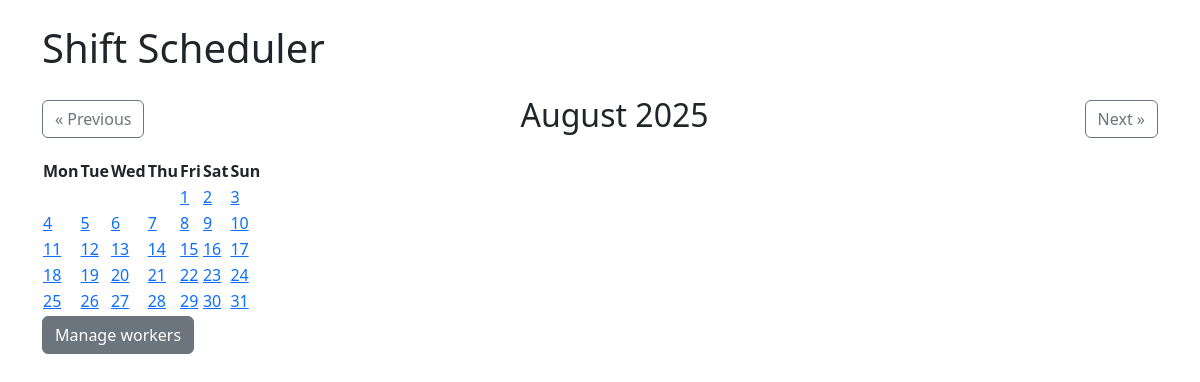
Before: / with the older database file.
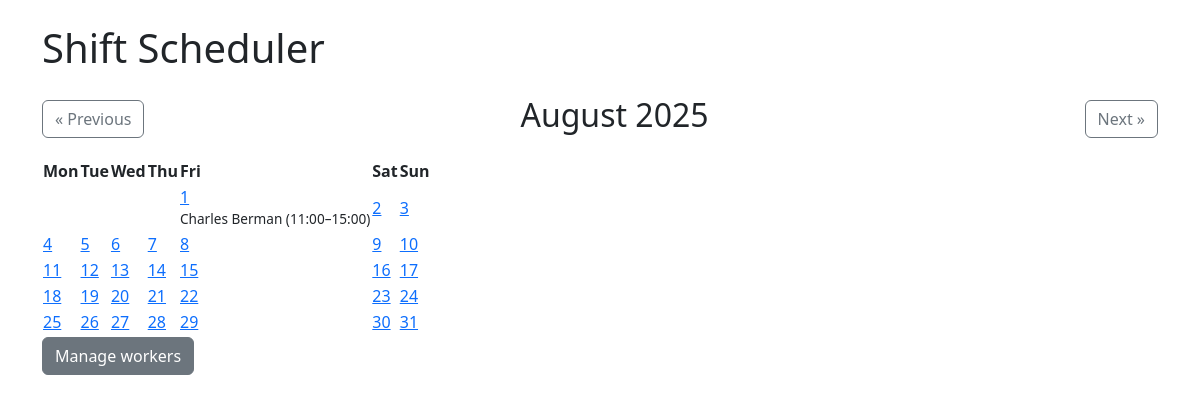
After: the same page with the newer database file.
### app.py (models this page shows)
class Shift(db.Model):
    id = db.Column(db.Integer, primary_key=True)
    date = db.Column(db.Date, nullable=False)
    start_time = db.Column(db.Time, nullable=False)
    end_time = db.Column(db.Time, nullable=False)
    worker_id = db.Column(db.Integer, db.ForeignKey('worker.id', ondelete="CASCADE"), nullable=False)

class Worker(db.Model):
    id = db.Column(db.Integer, primary_key=True)
    name = db.Column(db.String(50), nullable=False)
    shifts = db.relationship('Shift', backref='worker', cascade="all, delete-orphan", passive_deletes=True)

### app.py (the view)
@app.route('/')
def calendar_view():
    year = request.args.get('year', type=int, default=datetime.now().year)
    month = request.args.get('month', type=int, default=datetime.now().month)
    if month < 1:
        month = 12
        year -= 1
    elif month > 12:
        month = 1
        year += 1
    num_days = calendar.monthrange(year, month)[1]
    first_day = date(year, month, 1)
    start_weekday = first_day.weekday()  # Monday=0
    weeks = []
    day_counter = 1
    for _ in range(6):  # max 6 weeks in a month
        week = []
        for i in range(7):
            if len(weeks) == 0 and i < start_weekday:
                week.append(None)
            elif day_counter > num_days:
                week.append(None)
            else:
                week.append(date(year, month, day_counter))
                day_counter += 1
        weeks.append(week)
    shifts = Shift.query.filter(
        extract('year', Shift.date) == year,
        extract('month', Shift.date) == month
    ).all()
    shifts_by_day = {}
    for shift in shifts:
        day = shift.date.day
        if day not in shifts_by_day:
            shifts_by_day[day] = []
        shifts_by_day[day].append(shift)
    return render_template('calendar.html',
                           weeks=weeks,
                           month=month,
                           year=year,
                           shifts_by_day=shifts_by_day,
                           calendar=calendar)

### app.py (called while the page is built)
@event.listens_for(Engine, "connect")
def set_sqlite_pragma(dbapi_connection, connection_record):
    if isinstance(dbapi_connection, sqlite3.Connection):
        cursor = dbapi_connection.cursor()
        cursor.execute("PRAGMA foreign_keys=ON;")
        cursor.close()

### templates/calendar.html
{% extends "base.html" %}
{% block content %}
    <div class="d-flex justify-content-between align-items-center mb-3">
        <a href="{{ url_for('calendar_view', month=month-1, year=year) }}" class="btn btn-outline-secondary">« Previous</a>
        <h2>{{ calendar.month_name[month] }} {{ year }}</h2>
        <a href="{{ url_for('calendar_view', month=month+1, year=year) }}" class="btn btn-outline-secondary">Next »</a>
    </div>
    <table>
        <tr>
            <th>Mon</th>
            <th>Tue</th>
            <th>Wed</th>
            <th>Thu</th>
            <th>Fri</th>
            <th>Sat</th>
            <th>Sun</th>
        </tr>
        {% for week in weeks %}
            <tr>
            {% for date_obj in week %}
                <td>
                {% if date_obj %}
                    <a href="{{ url_for('add_shift_with_date', date=date_obj.strftime('%Y-%m-%d')) }}">
                    {{ date_obj.day }}
                    </a>
                    {% if shifts_by_day.get(date_obj.day) %}
                    {% for shift in shifts_by_day[date_obj.day] %}
                        <div style="font-size: 0.85em;">
                        {{ shift.worker.name }} ({{ shift.start_time.strftime('%H:%M') }}–{{ shift.end_time.strftime('%H:%M') }})
                        </div>
                    {% endfor %}
                    {% endif %}
                {% endif %}
                </td>
            {% endfor %}
            </tr>
        {% endfor %}
    </table>
<a href="{{ url_for('add_worker') }}" class="btn btn-secondary">Manage workers</a>
{% endblock %}

### templates/base.html (shortened to what this page needs)
<!DOCTYPE html>
<html lang="en">
<head>
    <link rel="stylesheet" href="https://cdn.jsdelivr.net/npm/bootstrap@5.3.0/dist/css/bootstrap.min.css">
</head>
<body class="p-4">
    <div class="container">
        <h1 class="mb-4">Shift Scheduler</h1>
        {% block content %}{% endblock %}
    </div>
</body>
</html>

Changed rows visible on the page:
added Shift: worker.name "Charles Berman", start_time "11:00", end_time "15:00"
